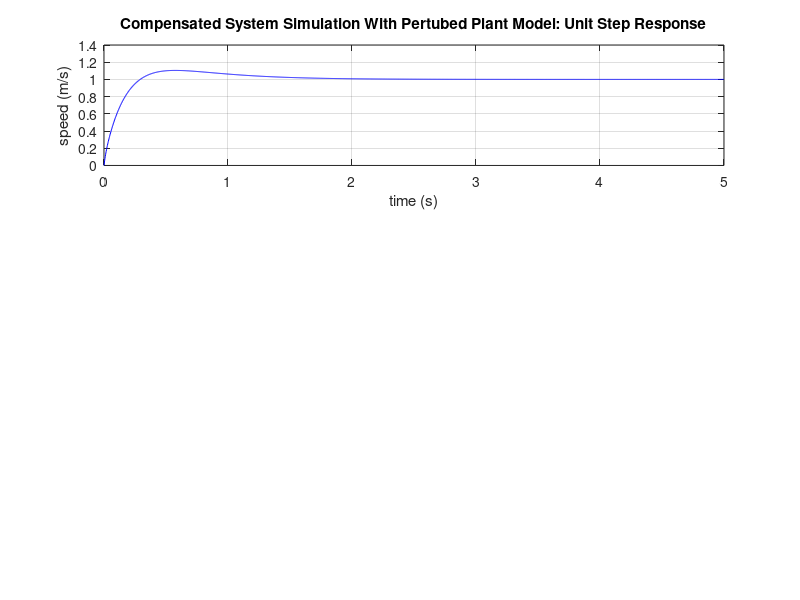

MATLAB code to generate this figure: (Note: this script raises an error after producing the figure.)
%% Testing the Robustness of The Controller By Changing The Plant Model 

clear 
clc 
close()
figure();

% Controller 
C = pid(68.5,106,1.44);

% Plant model constants from initial system identification
a = 1; b = 70.83; c = 7.542; d = 8.308;

for x=1:3

% Calculates new constants in the plant model that are +/- 10% of the original value 
% NOTE: in the future make original values a, b, c, d static vars so that they do not need to be hardcoded
if x == 1 
    a = 1 - 6.5*1;
    b = 70.83 - 6.5*70.83;
    c = 7.542 - 6.5*7.542;
    d = 8.308 - 6.5*8.308;
elseif x == 2
    a = 1;
    b = 70.83;
    c = 7.542;
    d = 8.308;
elseif x == 3 
    a = 1 + 0.5*1;
    b = 70.83 + 0.5*70.83;
    c = 7.542 + 0.5*7.542;
    d = 8.308 + 0.5*8.308;
end 

% Declaring the Plant Model and System 
Gp = tf(d,[a,b,c]); 
sys_cl = feedback(C*Gp,1); % Creates a unity feedback loop model

% Simulating the System
t = linspace(0,5,2000); 
y = step(sys_cl,t); 
% y2 = step(Gp,t);
hold on 
subplot(3,1,x);
plot(t,y,'b')  
% plot(t,y2,'b')

% Plot Settings
grid on 
if x == 2
    title('Compensated System Simulation With Original Plant Model: Unit Step Response') 
else 
    title('Compensated System Simulation With Pertubed Plant Model: Unit Step Response') 
end
xlabel('time (s)')
ylabel('speed (m/s)') 

% Storing Stats
if x ==1
S = stepinfo(sys_cl);
elseif x==2
    D = stepinfo(sys_cl);
else
    F = stepinfo(sys_cl);
end

end  

% Displaying stats 
fprintf("Settling Times\n");
disp(S.SettlingTime)
disp(D.SettlingTime)
disp(F.SettlingTime)
fprintf("\n Overshoots \n");
disp(S.Overshoot)
disp(D.Overshoot)
disp(F.Overshoot)

%% Check to see if uniform changes to the plant model will change the closed loop step response 
close()
clear

syms a b c d s ki kd kp

%Known Plant Model
Gp = d / (a*s^2 + b*s + c);

%Uncertain Plant Models
Gp1 = (d+1) / ((a+1)*s^2 + (b+1)*s + (c+1));
Gp2 = (d+5) / ((a+5)*s^2 + (b+1)*s + (c+4));

%Controller
Gc = kp + (ki/s) + kd*s;

%ClosedLoopTFs
CLTF = (Gp*Gc) / (1+Gp*Gc);
CLTF1 = (Gp1*Gc) / (1+Gp1*Gc);  
CLTF2 = (Gp2*Gc) / (1+Gp2*Gc);

%Initializing Coefficients
a = 1; b = 70.83; c = 7.542; d = 8.308; ki = 106; kd = 1.44; kp = 68.5; 

%Making TransferFunctions
CLTFtf = tf( [ (d*kd) (d*kp) (d*ki) ] , [a (b+d*kd) (c+d*kp) d*ki] );
CLTF1tf = tf( [ (kd+d*kd) (kp+d*kp) (ki+d*ki) ] , [ (a+1) (b+kd+d*kd+1) (c+kp+d*kp+1) (ki+d*ki) ]);
CLTF2tf = tf( [ (5*kd + d*kd) (5*kp + d*kp) (5*ki + d*ki) ] , [ (a+5) (b+5*kd+d*kd+1) (c+5*kp+d*kp+4) (5*ki+d*ki) ] );

%PlottingStepResponses
figure();
subplot(3,1,1)
step(CLTFtf)
subplot(3,1,2)
step(CLTF1tf)
subplot(3,1,3)

%GettingSTEPINFO
S = stepinfo(CLTFtf);
fprintf("SettlingTimes\n");
display(S.SettlingTime)
S1 = stepinfo(CLTF1tf);
display(S1.SettlingTime);
S2 = stepinfo(CLTF2tf);
display(S2.SettlingTime); 

%% Using MATLAB Robust Control Toolbox 
% Based off DC Motor Plant Uncertainty Tutorial
% https://www.mathworks.com/help/robust/examples/robustness-of-servo-controller-for-dc-motor.html

clear 
clc 

%%%%%%%%%%%% Establishing The Plant Model %%%%%%%%%%%% 
% Identified model from measured time response of the system 
% Gp = tf(8.308,[1,70.83,7.542])

% Establishing Uncertain Plant Model
a = ureal('a', 1, 'Percentage',30);
b = ureal('b', 70.83, 'Percentage',30);
c = ureal('c', 7.542, 'Percentage',30);
d = ureal('d', 8.308, 'Percentage',30); 
Gp = tf(d, [a b c]); 

% Tuned Controller From ControllerTuning.m 
C = pid(68.5,106,1.44);

% Closed Loop System
sys_cl = feedback(C*Gp,1); 

% Plotting Time Responses 
subplot(2,1,1); step(Gp.NominalValue,'r-+',usample(Gp,20),'b',3), title('Plant response (20 samples)')
subplot(2,1,2); step(sys_cl.NominalValue,'r-+',usample(sys_cl,20),'b',3), title('Closed-loop response (20 samples)')
legend('Nominal','Samples')

% Robustness of Disturbance Rejections 
S = feedback(1,Gp*C); % Sensitivity Function
bodemag(usample(S,20),'b',S.Nominal,'r-+');
legend('Samples','Nominal')

% Time Responses for Step Disturbances 
step(usample(S,20),'b',S.Nominal,'r-+',3);
title('Disturbance Rejection')
legend('Samples','Nominal') 

% Looking at Worst Case Scenario 
om = logspace(-1,2,80);
Sg = ufrd(S,om);
[maxgain,worstuncertainty] = wcgain(Sg);
Sworst = usubs(S,worstuncertainty);
Sgworst = frd(Sworst,Sg.Frequency);
norm(Sgworst,inf)
maxgain.LowerBound
step(Sworst,'b',S.NominalValue,'r-+',6);
title('Disturbance Rejection')
legend('Worst-case','Nominal')





